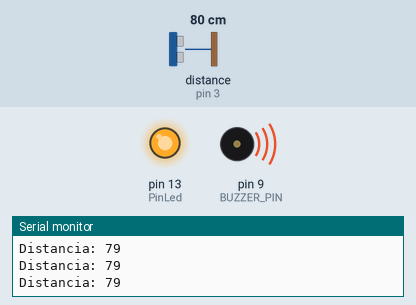
Recording of a sketch running on a simulated Arduino Uno, built with avr-gcc and run on an emulated ATmega328P. Shown: output pins drawn as LEDs (lit = HIGH), buzzer (waves = sounding), the last lines printed to the serial monitor. Wiring (inferred from the names in the program): ultrasonic range finder: trigger pin 2; echo pin 3. The inputs (shaded band) are chosen by the test bench; at power-on: distance to the obstacle (sensor on pin 3) 80 cm. The echo pulse lasts 58.3 µs per cm; pins used as bus, display or sensor lines are not drawn.

Above: at 1.2 s.
1.3 s: distance to the obstacle (sensor on pin 3) set to 53 cm
4.3 s: distance to the obstacle (sensor on pin 3) set to 46 cm
At 4.43 s:
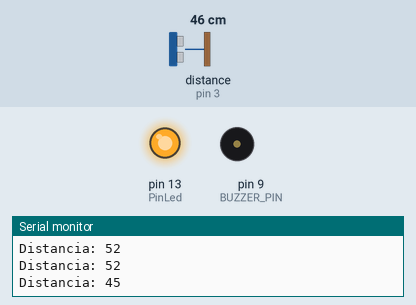
7.3 s: distance to the obstacle (sensor on pin 3) set to 55 cm
At 7.54 s:
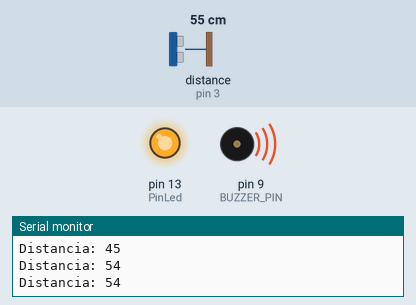
10.3 s: distance to the obstacle (sensor on pin 3) set to 2 cm
At 10.55 s:
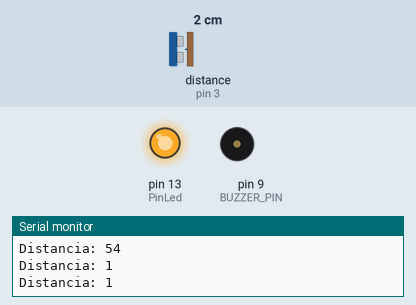
Timing chart, 0 to 13.3 s (numbered marks = the images above; inputs shaded):
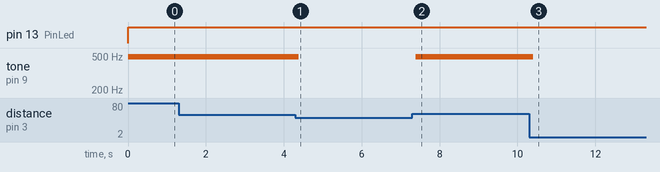

The sketch:

palanca_invisible.ino
```cpp
#include <anyrtttl.h>
#include <binrtttl.h>
#include <pitches.h>
const int EchoPin = 3;
const int TriggerPin = 2;
const int PinLed = 13;
int boton1mayor = 20;
int botona1menor = 60;
int valorMapeado= 0;
int cm;

//project's constants
#define BUZZER_PIN 9
const char * tetris = "tetris:d=4,o=5,b=160:e6,8b,8c6,8d6,16e6,16d6,8c6,8b,a,8a,8c6,e6,8d6,8c6,b,8b,8c6,d6,e6,c6,a,2a,8p,d6,8f6,a6,8g6,8f6,e6,8e6,8c6,e6,8d6,8c6,b,8b,8c6,d6,e6,c6,a,a";
const char *Indiana = "Indiana:d=4,o=5,b=250:e,8p,8f,8g,8p,1c6,8p.,d,8p,8e,1f,p.,g,8p,8a,8b,8p,1f6,p,a,8p,8b,2c6,2d6,2e6,e,8p,8f,8g,8p,1c6,p,d6,8p,8e6,1f.6,g,8p,8g,e.6,8p,d6,8p,8g,e.6,8p,d6,8p,8g,f.6,8p,e6,8p,8d6,2c6";
const char *Simpsons = "The Simpsons:d=4,o=5,b=160:c.6,e6,f#6,8a6,g.6,e6,c6,8a,8f#,8f#,8f#,2g,8p,8p,8f#,8f#,8f#,8g,a#.,8c6,8c6,8c6,c6";
const char *Bond = "Bond:d=4,o=5,b=80:32p,16c#6,32d#6,32d#6,16d#6,8d#6,16c#6,16c#6,16c#6,16c#6,32e6,32e6,16e6,8e6,16d#6,16d#6,16d#6,16c#6,32d#6,32d#6,16d#6,8d#6,16c#6,16c#6,16c#6,16c#6,32e6,32e6,16e6,8e6,16d#6,16d6,16c#6,16c#7,c.7,16g#6,16f#6,g#.6";
void setup() {
  Serial.begin(9600);
  pinMode(TriggerPin, OUTPUT);
  pinMode(PinLed, OUTPUT);
   pinMode(BUZZER_PIN, OUTPUT);
  pinMode(EchoPin, INPUT);
   digitalWrite(PinLed, LOW);
}

void loop() {
  int cm = ping(TriggerPin, EchoPin);
  Serial.print("Distancia: ");
  Serial.println(cm);
   valorMapeado = map(cm, 100, 200, 20, 60);
     digitalWrite(PinLed, HIGH);
analogWrite(BUZZER_PIN, valorMapeado);

    delay(100);

    digitalWrite(PinLed, LOW);
    analogWrite(BUZZER_PIN, 0);

}

int ping(int TriggerPin, int EchoPin) {
  long duration, distanceCm;

  digitalWrite(TriggerPin, LOW);  //para generar un pulso limpio ponemos a LOW 4us
  delayMicroseconds(4);
  digitalWrite(TriggerPin, HIGH);  //generamos Trigger (disparo) de 10us
  delayMicroseconds(10);
  digitalWrite(TriggerPin, LOW);

  duration = pulseIn(EchoPin, HIGH);  //medimos el tiempo entre pulsos, en microsegundos

  distanceCm = duration * 10 / 292/ 2;   //convertimos a distancia, en cm
  return distanceCm;
}
```

Measured:
- the behaviour switches between 49 and 48 cm on distance to the obstacle (sensor on pin 3) (found by bisection; images 0 and 1)
- the behaviour switches between 51 and 52 cm on distance to the obstacle (sensor on pin 3) (found by bisection; images 1 and 2)
- after the input at 4.3 s, tone on pin 9 (BUZZER_PIN): 490 Hz → silent after 0.09 s
- after the input at 7.3 s, tone on pin 9 (BUZZER_PIN): silent → 490 Hz after 0.09 s
- after the input at 10.3 s, tone on pin 9 (BUZZER_PIN): 490 Hz → silent after 0.10 s
